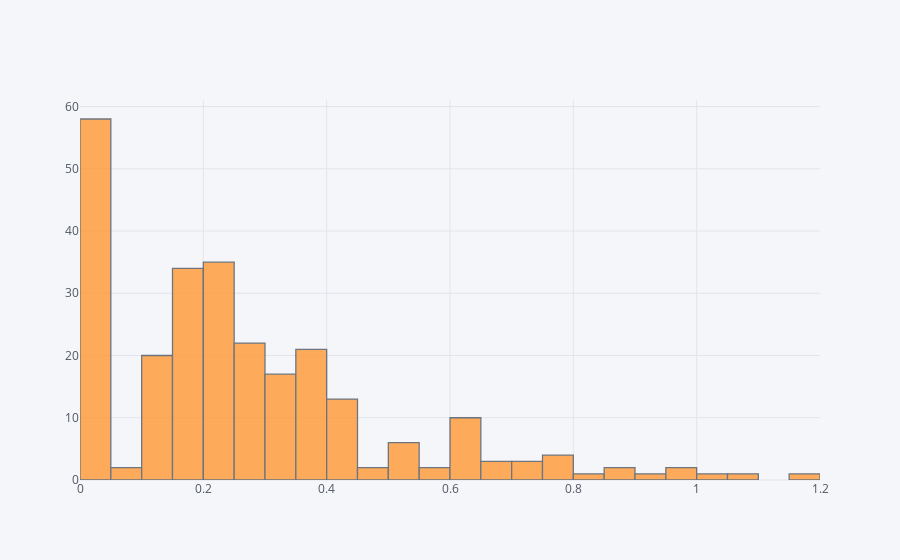

Source (notebook cell):
### Code cell
spread['Open*'].iplot(kind='hist')

### Figure 1 — Plotly figure (JSON) as saved in the notebook; plotly's stock layout.template omitted (floating-point values rounded to 4 significant figures; data arrays with more than 128 entries replaced by an {"elided": "..."} marker saying what was removed)
{"data": [{"histfunc": "count", "histnorm": "", "marker": {"color": "rgba(255, 153, 51, 1.0)", "line": {"color": "#4D5663", "width": 1.3}}, "name": "Open*", "opacity": 0.8, "orientation": "v", "type": "histogram", "x": {"elided": "261 float values"}}], "layout": {"barmode": "overlay", "legend": {"bgcolor": "#F5F6F9", "font": {"color": "#4D5663"}}, "paper_bgcolor": "#F5F6F9", "plot_bgcolor": "#F5F6F9", "titlefont": {"color": "#4D5663"}, "xaxis1": {"gridcolor": "#E1E5ED", "showgrid": true, "tickfont": {"color": "#4D5663"}, "title": "", "titlefont": {"color": "#4D5663"}, "zerolinecolor": "#E1E5ED"}, "yaxis1": {"gridcolor": "#E1E5ED", "showgrid": true, "tickfont": {"color": "#4D5663"}, "title": "", "titlefont": {"color": "#4D5663"}, "zerolinecolor": "#E1E5ED"}}}
